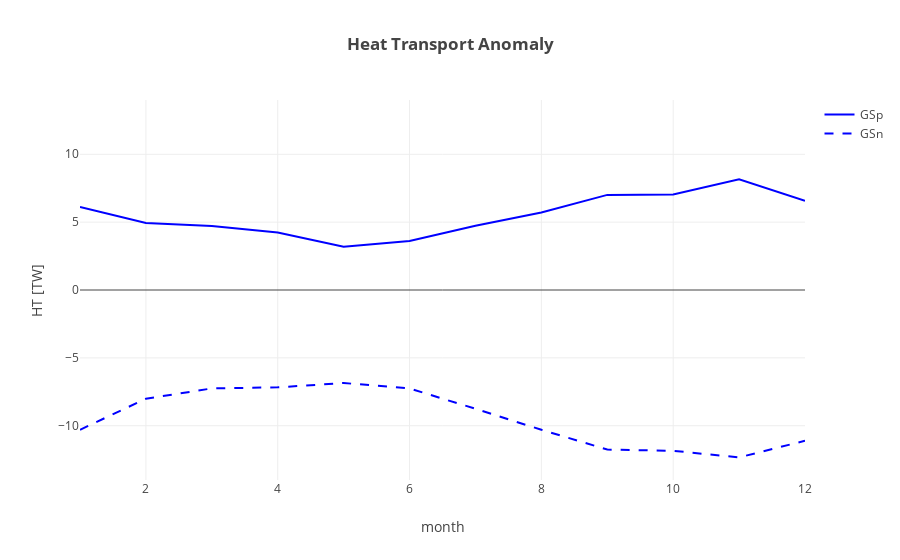

Here is the notebook cell this chart was saved with:
### Code cell
x1 = np.copy(ds1.ctlbarents_heatinflow.groupby('time.month').mean().month)
d1 = np.copy(ds1.gspbarents_heattotal.groupby('time.month').mean()
            -ds1.ctlbarents_heattotal.groupby('time.month').mean())
d2 = np.copy(ds1.gsnbarents_heattotal.groupby('time.month').mean()
            -ds1.ctlbarents_heattotal.groupby('time.month').mean())

layout = go.Layout(
    title='<b>Heat Transport Anomaly</b>',
    yaxis=dict(
        title='HT [TW]',
        range=[-14, 14]
    ),
    xaxis=dict(
        title='month'
    )
)    

trace1 = go.Scatter(
    x=x1,
    y=d1,
    mode='lines',
    name='GSp',
    line=dict(
        color='blue',
        width=2,
        shape='smooth'
    )
)

trace2 = go.Scatter(
    x=x1,
    y=d2,
    mode='lines',
    name='GSn',
    line=dict(
        color='blue',
        dash='dash',
        width=2,
        shape='smooth'
    )
)

fig = go.Figure(data=[trace1, trace2], layout=layout)
py.offline.iplot(fig)

### Figure 1 — Plotly figure (JSON) as saved in the notebook; plotly's stock layout.template omitted (floating-point values rounded to 4 significant figures)
{"data": [{"line": {"color": "blue", "shape": "smooth", "width": 2}, "mode": "lines", "name": "GSp", "type": "scatter", "x": [1, 2, 3, 4, 5, 6, 7, 8, 9, 10, 11, 12], "y": [6.114, 4.942, 4.715, 4.238, 3.189, 3.609, 4.736, 5.716, 7.009, 7.044, 8.162, 6.579]}, {"line": {"color": "blue", "dash": "dash", "shape": "smooth", "width": 2}, "mode": "lines", "name": "GSn", "type": "scatter", "x": [1, 2, 3, 4, 5, 6, 7, 8, 9, 10, 11, 12], "y": [-10.3, -8.013, -7.251, -7.173, -6.853, -7.253, -8.751, -10.3, -11.76, -11.85, -12.34, -11.11]}], "layout": {"title": "<b>Heat Transport Anomaly</b>", "xaxis": {"title": "month"}, "yaxis": {"range": [-14, 14], "title": "HT [TW]"}}}
